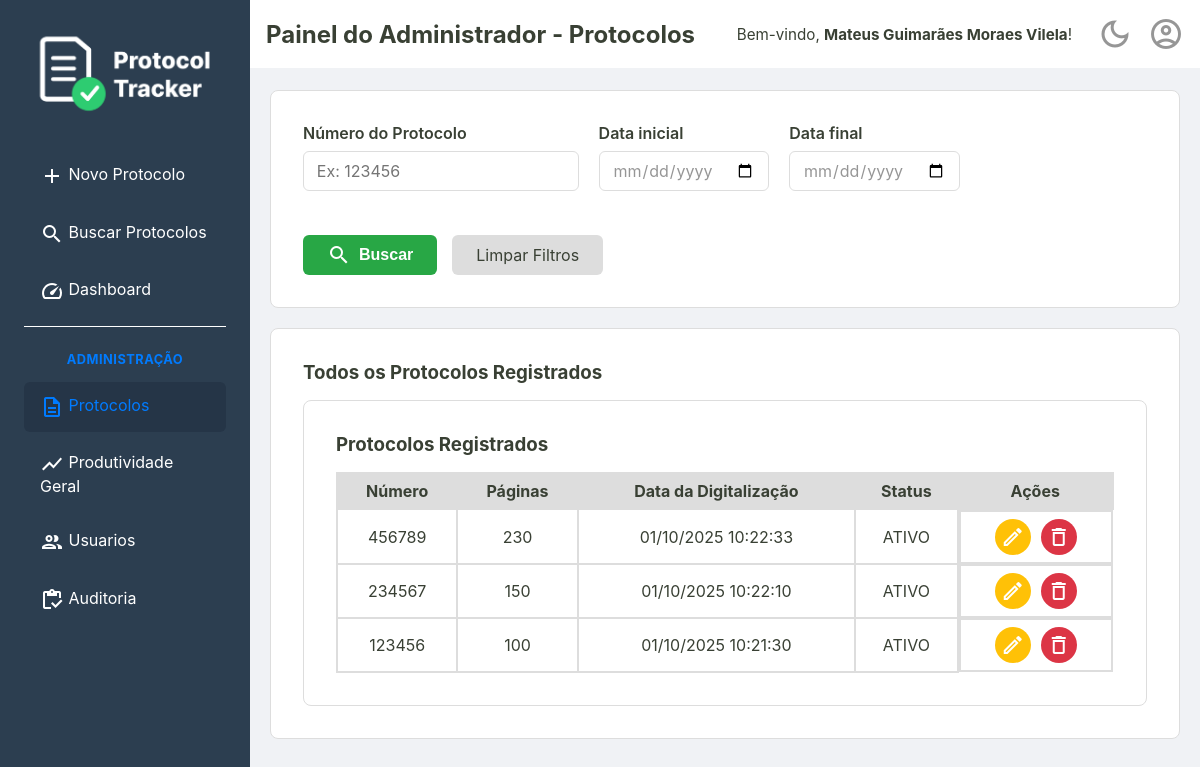
The page /admin/protocolos (signed in) on the database as committed earlier.
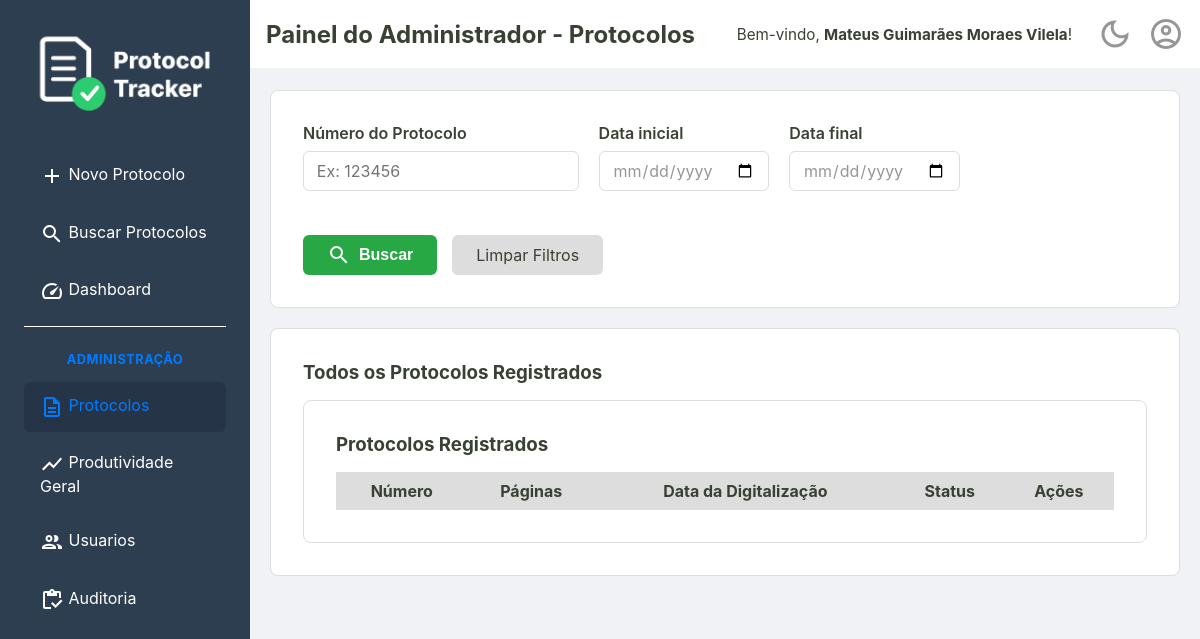
The same page on the database as committed later.
### tables this page shows
CREATE TABLE usuarios (
    id INTEGER PRIMARY KEY,
    nome TEXT NOT NULL,
    email TEXT NOT NULL UNIQUE,
    cpf TEXT NOT NULL UNIQUE,
    senha TEXT NOT NULL,
    permissao TEXT NOT NULL DEFAULT 'operador',
    criado_em TEXT NOT NULL,
    ativo INTEGER NOT NULL DEFAULT 1
  );

CREATE TABLE protocolos (
    id TEXT PRIMARY KEY,
    id_usuario INTEGER NOT NULL,
    numero TEXT NOT NULL UNIQUE,
    quantidade_paginas INTEGER NOT NULL,
    observacoes TEXT,
    criado_em TEXT NOT NULL,
    alterado_em TEXT,
    deletado_em TEXT,
    FOREIGN KEY (id_usuario) REFERENCES usuarios (id)
  );

### src/Controller/AdminController.php (called while the page is built, shortened)
<?php
class AdminController {
    private ?Usuario $usuarioLogado = null;
    private bool $isAdmin = false;
    public function __construct(
        private UsuarioRepository $usuarioRepositorio,
        private UsuarioService $usuarioService,
        private ProtocoloRepositorySql $protocoloRepositorio,
        private DashboardService $dashboardService,
        private AuditService $auditService
    ) {
        $idUsuario = $_SESSION['usuario_logado_id'] ?? null;
        if ($idUsuario) {
            $this->usuarioLogado = $this->usuarioRepositorio->buscaPorId($idUsuario);
        }
        if ($this->usuarioLogado && $this->usuarioLogado->permissao() === 'administrador') {
            $this->isAdmin = true;
        }
    }
    public function exibirPainelAdmin()
    {
        try {
            $listaDeProtocolos = $this->protocoloRepositorio->all();
            $tituloDaPagina = "Painel do Administrador - Protocolos";
            $usuarioLogado = $this->usuarioLogado;
            $isAdmin = $this->isAdmin;
            require __DIR__ . '/../../templates/admin/protocolos.php';
        } catch (Exception $e) {
            $erro = $e->getMessage();
            $usuarioLogado = $this->usuarioLogado;
            $isAdmin = $this->isAdmin;
            require __DIR__ . '/../../templates/home.php';
        }
    }
}

### src/Repository/UsuarioRepository.php (called while the page is built, shortened)
<?php
final class UsuarioRepository
{
    private PDO $connection;
    public function __construct(PDO $connection)
    {
        $this->connection = $connection;
    }
    public function buscaPorId(int $id): ?Usuario
    {
        $sqlQuery = "SELECT * FROM usuarios WHERE id = :id;";
        $stmt = $this->connection->prepare($sqlQuery);
        $stmt->bindValue(':id', $id);
        $stmt->execute();
        $dadosUsuario = $stmt->fetch();
        return Usuario::fromArray($dadosUsuario);
    }
}

### src/Model/Usuario.php (called while the page is built, shortened)
<?php
class Usuario {
    public function nome(): string
    {
        return $this->nome;
    }
    public static function fromArray(array $dados): self
    {
        try {
            $data = new DateTimeImmutable($dados['criado_em']);
        } catch (Exception $e) {
            throw new Exception("Falha ao criar data a partir do valor: " . ($dados['criado_em'] ?? 'N/A'));
        }
        return new self(
            $dados['id'],
            $dados['nome'],
            $dados['email'],
            $dados['cpf'],
            $dados['senha'],
            $dados['permissao'],
            $data,
            (bool) $dados['ativo']
        );
    }
}

### src/Controller/UsuarioController.php (called while the page is built, shortened)
<?php
class UsuarioController
{
    public function __construct(
        private UsuarioRepository $repositorio,
        private UsuarioService $usuarioService,
        private LoginService $loginService,
    ) {
        $id_usuario = $_SESSION['usuario_logado_id'] ?? null;
        if ($id_usuario) {
            $this->usuarioLogado = $this->repositorio->buscaPorId($id_usuario);
        }
    }
}

### src/Repository/ProtocoloRepositorySql.php (called while the page is built, shortened)
<?php
final class ProtocoloRepositorySql implements ProtocoloRepositoryInterface
{
    private PDO $connection;
    public function __construct(PDO $connection)
    {
        $this->connection = $connection;
    }
    public function all(): array
    {
        $sqlQuery = "SELECT * FROM protocolos ORDER BY criado_em DESC;";
        $stmt = $this->connection->query($sqlQuery);
        $listaDeProtocolos = $this->hidrataListaDeProtocolos($stmt);
        return $listaDeProtocolos;
    }
    private function hidrataListaDeProtocolos(PDOStatement $stmt): array
    {
        $listaDeProtocolos = [];
        while($protocoloDados = $stmt->fetch()){
            $listaDeProtocolos[] = Protocolo::fromArray($protocoloDados);
        }
        return $listaDeProtocolos;
    }
}

### src/Model/Protocolo.php (called while the page is built, shortened)
<?php
class Protocolo {
    public function id(): string {
        return $this->id;
    }
    public function numero(): string {
        return $this->numero;
    }
    public function paginas(): int {
        return $this->quantidade_paginas;
    }
    public function data(): DateTimeImmutable {
        return $this->criado_em;
    }
    public function deletadoEm(): ?DateTimeImmutable {
        return $this->deletado_em;
    }
    public static function fromArray(array $dados): self
    {
        try {
            $criado_em = new DateTimeImmutable($dados['criado_em']);
            $alterado_em = isset($dados['alterado_em']) ? new DateTimeImmutable($dados['alterado_em']) : null;
            $deletado_em = isset($dados['deletado_em']) ? new DateTimeImmutable($dados['deletado_em']) : null;
        } catch (Exception $e) {
            throw new Exception("Falha ao criar data");
        }
        return new self(
            $dados['id'],
            $dados['id_usuario'],
            $dados['numero'],
            $dados['quantidade_paginas'],
            $criado_em,
            $dados['observacoes'] ?? null,
            $alterado_em,
            $deletado_em
        );
    }
}

### templates/admin/_listaProtocolos.php (the view, shortened to what this page needs)
<section class="listagem-container">
    <h3>Protocolos Registrados</h3>
    <table id="tabela-protocolos" class="protocolos-table">
        <thead>
            <tr>
                <th>Número</th>
                <th>Páginas</th>
                <th>Data da Digitalização</th>
                <th>Status</th>
                <th class="acoes-header">Ações</th>
            </tr>
        </thead>
        <tbody>
            <?php foreach ($listaDeProtocolos as $protocolo): ?>
                <tr>
                    <td><?= htmlspecialchars($protocolo->numero()) ?></td>
                    <td><?= htmlspecialchars($protocolo->paginas()) ?></td>
                    <td><?= $protocolo->data()->format('d/m/Y H:i:s') ?></td>
                    <td>
                        <?= $protocolo->deletadoEm() !== null ? 'INATIVO' : 'ATIVO'; ?>
                    </td>
                    <td class="acoes-cell">
                        <a href="/editar?id=<?= htmlspecialchars($protocolo->id()) ?>" class="btn-acao btn-editar" title="Editar">
                            <span class="material-icons-outlined">edit</span>
                        </a>
                        <form action="/excluir" method="post" onsubmit="return confirm('Tem certeza que deseja excluir este protocolo?');">
                            <button type="submit" class="btn-acao btn-excluir" title="Excluir">
                                <span class="material-icons-outlined">delete</span>
                            </button>
                        </form>
                    </td>
                </tr>
            <?php endforeach; ?>
        </tbody>
    </table>
</section>

### public/index.php (shortened to what this page needs)
<?php
try {
    $connection = ConnectionCreator::createConnection();
    $auditRepository = new AuditRepository($connection);
    $usuarioRepositorio = new UsuarioRepository($connection);
    $repositorio = new ProtocoloRepositorySql($connection);
    $auditService = new AuditService($auditRepository);
    $dashboardService = new DashboardService($repositorio);
    $usuarioService = new UsuarioService($usuarioRepositorio);
    $loginService = new LoginService($usuarioRepositorio);
    $usuarioController = new UsuarioController($usuarioRepositorio, $usuarioService, $loginService);
    $adminController = new AdminController($usuarioRepositorio, $usuarioService, $repositorio, $dashboardService, $auditService);
    $uri = $_SERVER['REQUEST_URI'];
    $uri = parse_url($uri, PHP_URL_PATH);
    switch ($uri) {
        case '/admin/protocolos':
            $adminController->exibirPainelAdmin();
            break;
    }
} catch (Exception $e) {
    http_response_code(500);
    echo "<p>Mensagem do Erro: " . $e->getMessage() . "</p>";
    echo "<p>Por favor, tente novamente mais tarde.</p>";
}

### templates/_partials/_header.php (shortened to what this page needs)
<!DOCTYPE html>
<html lang="pt-br">
<head>
    <link rel="stylesheet" href="/assets/css/style.css">
    <link rel="stylesheet" href="https://cdn.datatables.net/2.0.8/css/dataTables.dataTables.css">
</head>
<body>
    <div class="container-principal">
        <aside class="sidebar">
            <div class="sidebar-logo">
                <img src="/assets/imgs/ProtocolTrackerLogo.png" alt="Logo Protocol Tracker">
            </div>
            <nav>
                <ul>
                    <?php $uri = parse_url($_SERVER['REQUEST_URI'], PHP_URL_PATH); ?>
                    <li><a href="/home" class="<?= ($uri === '/home') ? 'active' : '' ?>"><span class="material-icons-outlined">add</span> Novo Protocolo</a></li>
                    <li><a href="/busca" class="<?= ($uri === '/busca') ? 'active' : '' ?>"><span class="material-icons-outlined">search</span> Buscar Protocolos</a></li>
                    <li><a href="/dashboard" class="<?= ($uri === '/dashboard') ? 'active' : '' ?>"><span class="material-icons-outlined">speed</span> Dashboard</a></li>
                    <?php if (isset($isAdmin) && $isAdmin === true): ?>
                        <li class="menu-admin-separator"><hr></li>
                        <li class="menu-admin-title">
                            <span>ADMINISTRAÇÃO</span>
                        </li>
                        <li>
                            <a href="/admin/protocolos" class="<?= (str_starts_with($uri, '/admin/protocolos')) ? 'active' : '' ?>">
                                <span class="material-icons-outlined">description</span> Protocolos
                            </a>
                        </li>
                        <li>
                            <a href="/admin/dashboard" class="<?= (str_starts_with($uri, '/admin/dashboard')) ? 'active' : '' ?>">
                                <span class="material-icons-outlined">show_chart</span> Produtividade Geral
                            </a>
                        </li>
                        <li>
                            <a href="/admin/usuarios" class="<?= (str_starts_with($uri, '/admin/usuarios')) ? 'active' : '' ?>">
                                <span class="material-icons-outlined">group</span> Usuarios
                            </a>
                        </li>
                        <li>
                            <a href="/admin/auditoria" class="<?= (str_starts_with($uri, '/admin/auditoria')) ? 'active' : '' ?>">
                                <span class="material-icons-outlined">inventory</span> Auditoria
                            </a>
                        </li>
                    <?php endif; ?>
                </ul>
            </nav>
        </aside>
        <div class="div-conteudo-principal">
            <?php require __DIR__ . '/_content-header.php'; ?>
            <main class="conteudo-principal">

### templates/_partials/_content-header.php (shortened to what this page needs)
<div class="content-header">
    <div class="header-title">
        <h2><?= isset($tituloDaPagina) ? htmlspecialchars($tituloDaPagina) : 'Página sem Título' ?></h2>
    </div>
    <div class="header-actions">
        <?php if (isset($usuarioLogado) && $usuarioLogado): ?>
            <div class="welcome-message">
                <span>Bem-vindo, <strong><?= htmlspecialchars($usuarioLogado->nome()) ?></strong>!</span>
            </div>
        <?php endif; ?>
        <a href="#" id="theme-toggle" class="action-icon" title="Mudar Tema">
            <span class="material-icons-outlined">dark_mode</span>
        </a>
        <div class="dropdown">
            <a href="#" id="user-menu-toggle" class="action-icon" title="Perfil do Usuário">
                <span class="material-icons-outlined">account_circle</span>
            </a>
        </div>
    </div>
</div>

### templates/admin/protocolos.php
<?php require __DIR__ . '/../_partials/_header.php'; ?>
<div class="container-principal-busca">
    <div class="busca-form-container">
        <form action="/admin/protocolos" method="get" class="busca-form"> <div class="form-row">
                <div class="form-group">
                    <label for="numero">Número do Protocolo</label>
                    <input type="text" id="numero" name="numero" value="<?= htmlspecialchars($_GET['numero'] ?? '') ?>" placeholder="Ex: 123456">
                </div>
                <div class="form-group">
                    <label for="data_inicio">Data inicial</label>
                    <input type="date" id="data_inicio" name="data_inicio" value="<?= htmlspecialchars($_GET['data_inicio'] ?? '') ?>">
                </div>
                <div class="form-group">
                    <label for="data_fim">Data final</label>
                    <input type="date" id="data_fim" name="data_fim" value="<?= htmlspecialchars($_GET['data_fim'] ?? '') ?>">
                </div>
            </div>
            <div class="form-actions">
                <button type="submit" class="btn-buscar">
                    <span class="material-icons-outlined">search</span> Buscar
                </button>
                <a href="/admin/protocolos" class="btn-limpar">Limpar Filtros</a>
            </div>
        </form>
    </div>
    <div class="listagem-container">
        <h3>Todos os Protocolos Registrados</h3>
        <?php require __DIR__ . '/_listaProtocolos.php'; ?>
    </div>
</div>
<?php require __DIR__ . '/../_partials/_footer.php'; ?>

### templates/_partials/_footer.php (shortened to what this page needs)
            </main>
        </div>
    </div>
</body>
</html>

Rows that differ between the two databases and show on the page:
removed protocolos: numero "456789", quantidade_paginas "230", format "01/10/2025 10:22:33", shows "ATIVO"
removed protocolos: numero "234567", quantidade_paginas "150", format "01/10/2025 10:22:10", shows "ATIVO"
removed protocolos: numero "123456", quantidade_paginas "100", format "01/10/2025 10:21:30", shows "ATIVO"
